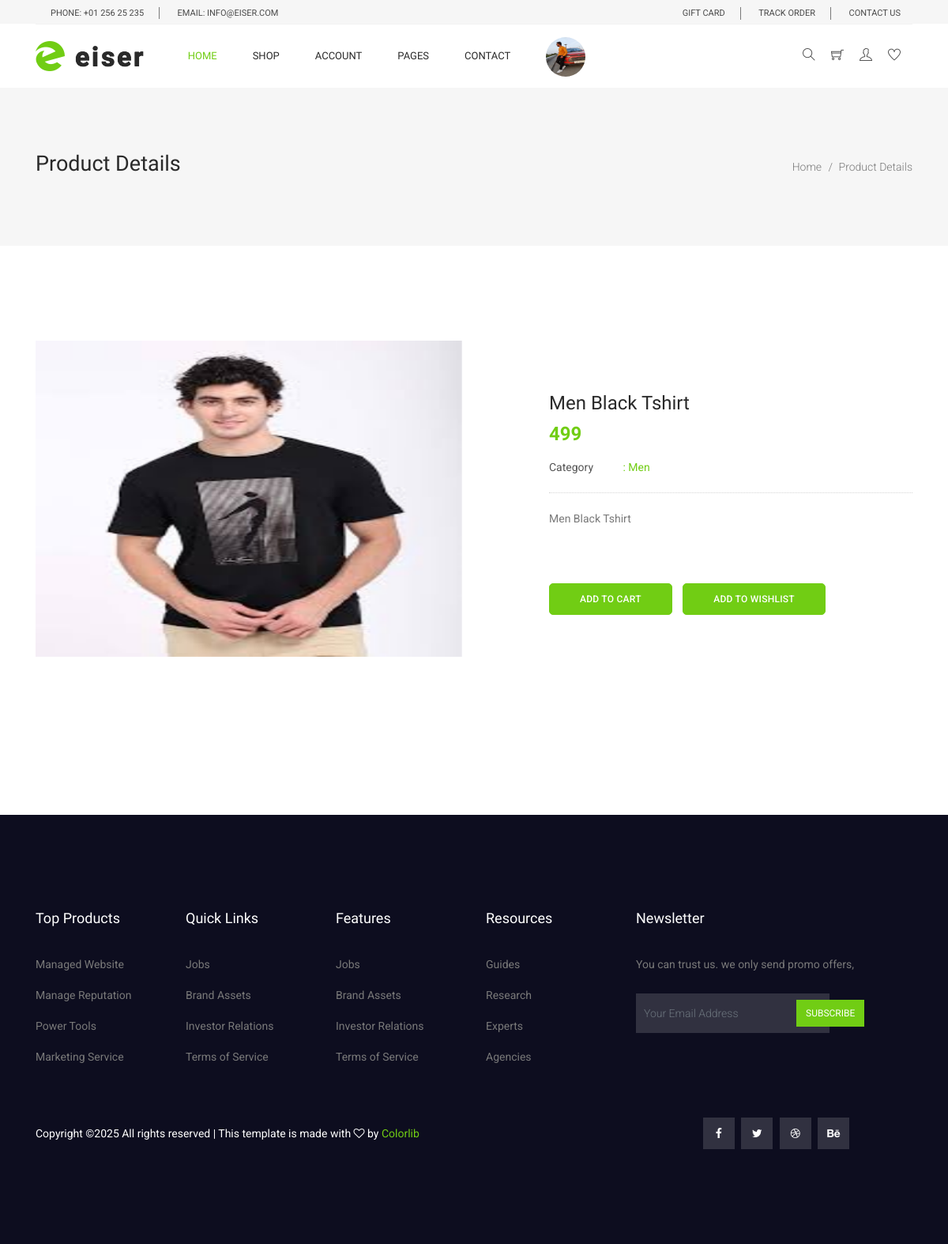
Page /product-details/1/ (signed in) on the committed database.
### myapp/models.py (models this page shows, shortened)
class Product(models.Model):
        category=(
            ("Men","Men"),
            ("Women","Women"),
            ("Kids","Kids"),
            ("Accessories","Accessories"),
        )
        seller=models.ForeignKey(User,on_delete=models.CASCADE)
        product_category=models.CharField(max_length=100,choices=category)
        product_name=models.CharField(max_length=100)
        product_price=models.PositiveIntegerField()
        product_desc=models.TextField()
        product_image=models.ImageField(upload_to="product_image/")

### myapp/views.py (the view)
# urls.py: path('product-details/<int:pk>/',views.product_details,name='product-details'),
def product_details(request,pk):
    wishlist_flag=False
    cart_flag=False
    user=User.objects.get(email=request.session['email'])
    product=Product.objects.get(pk=pk)
    try:
        Wishlist.objects.get(user=user,product=product)
        wishlist_flag=True
    except:
        pass
    try:
        Cart.objects.get(user=user,product=product,payment_status=False)
        cart_flag=True
    except:
        pass
    return render(request,'product-details.html',{'product':product,'wishlist_flag':wishlist_flag,'cart_flag':cart_flag})

### myapp/templates/product-details.html
{% extends 'header.html'%}
{% load static %}
{% block content %}
<!DOCTYPE html>
<html lang="en">
  <head>
  </head>
  <body>
    <section class="banner_area">
      <div class="banner_inner d-flex align-items-center">
        <div class="container">
          <div
            class="banner_content d-md-flex justify-content-between align-items-center"
          >
            <div class="mb-3 mb-md-0">
              <h2>Product Details</h2>
            </div>
            <div class="page_link">
              <a href="/">Home</a>
              <a href="">Product Details</a>
            </div>
          </div>
        </div>
      </div>
    </section>
    <div class="product_image_area">
      <div class="container">
        <div class="row s_product_inner">
          <div class="col-lg-6">
            <div class="s_product_img">
              <div
                id="carouselExampleIndicators"
                class="carousel slide"
                data-ride="carousel"
              >
               <div class="carousel-inner">
                  <div class="carousel-item active">
                    <img
                      class="d-block w-100"
                      src="{{product.product_image.url}}" style="width: 250px;height: 400px; margin-bottom: 200px;"
                      alt="First slide"
                    />
                </div>
              </div>
            </div>
            </div>
          </div>
          <div class="col-lg-5 offset-lg-1">
            <div class="s_product_text">
              <h3>{{product.product_name}}</h3>
              <h2>{{product.product_price}}</h2>
              <ul class="list">
                <li>
                  <a class="active" href="#">
                    <span>Category</span> : {{product.product_category}}</a
                  >
                </li>
              </ul>
              <p>
                    {{product.product_desc}}
              </p>
                <div class="card_area">
                {% if request.session.email %}
                 {% if cart_flag == False %}
                 <a class="main_btn" href="{% url 'add-to-cart' pk=product.pk %}">Add To Cart</a>
                {% else %}
                 <a class="main_btn" href="{% url 'remove-from-cart' pk=product.pk %}">Remove From Cart</a>
                {% endif %}
                {% if wishlist_flag == False %}
                <a class="main_btn" href="{% url 'add-to-wishlist' pk=product.pk %}">Add To Wishlist</a>
                {% else %}
                 <a class="main_btn" href="{% url 'remove-from-wishlist' pk=product.pk %}">Remove From Wishlist</a>
                {% endif %}
                {% else %}
                    <a class="main_btn" href="{% url 'login' %}">Login</a>
                {% endif %}
           </div>
          </div>
        </div>
      </div>
    </div>
</body>
</html>
{% endblock %}

### myapp/static/css/style.css (style rules this page uses)
body { line-height:24px;font-size:14px;font-family:"Roboto",sans-serif;font-weight:normal;color:#797979 }
h1,h2,h3,h4,h5,h6 { font-family:"Heebo",sans-serif;color:#2a2a2a;font-weight:500 }
.list { list-style:none;margin:0px;padding:0px }
a { text-decoration:none;transition:all 0.3s ease-in-out }
ul { list-style-type:none;margin:0;padding:0 }
.active { color:#71cd14 }
.banner_area { position:relative;z-index:1;min-height:200px }
.banner_area .banner_inner { position:relative;overflow:hidden;width:100%;min-height:200px;background:#f6f6f6;z-index:1 }
.banner_area .banner_inner .banner_content { position:relative;z-index:10 }
.banner_area .banner_inner .banner_content h2 { font-size:27px;font-weight:500 }
.banner_area .banner_inner .banner_content .page_link a { font-size:14px;font-weight:300;color:#797979;font-family:"Roboto",sans-serif;margin-right:18px;position:relative }
.banner_area .banner_inner .banner_content .page_link a:before { content:"/";font-size:14px;position:absolute;right:-14px;top:50%;transform:translateY(-50%) }
.banner_area .banner_inner .banner_content .page_link a:last-child { margin-right:0px }
.banner_area .banner_inner .banner_content .page_link a:last-child:before { display:none }
h2 { font-size:30px }
h3 { font-size:24px }
.main_btn { display:inline-block;background:#71cd14;padding:0px 32px;letter-spacing:0.25px;color:#fff;font-family:"Roboto",sans-serif;font-size:12px;font-weight:500;line-height:44px;outline:none !important;box-shadow:none !important;text-align:center;border:1px solid #71cd14;cursor:pointer;text-transform:uppercase;transition:all 300ms linear 0s;border-radius:5px }
.product_image_area { padding-top:120px }
.s_product_img .carousel { position:relative }
.s_product_text { margin-left:-15px;margin-top:65px }
.s_product_text h3 { font-size:24px;font-weight:500;color:#2a2a2a;margin-bottom:10px }
.s_product_text h2 { font-size:24px;font-weight:bold;color:#71cd14;margin-bottom:15px }
.s_product_text .list li { margin-bottom:5px }
.s_product_text .list li a { font-size:14px;font-family:"Roboto",sans-serif;font-weight:normal;color:#555555 }
.s_product_text .list li a span { width:90px;display:inline-block }
.s_product_text .list li a.active { color:#71cd14 }
.s_product_text .list li a.active span { color:#555 }
.s_product_text .list li:last-child { margin-bottom:0px }
.s_product_text p { padding-top:20px;border-top:1px dotted #d5d5d5;margin-top:20px;margin-bottom:70px }
.s_product_text .card_area .main_btn { line-height:38px;padding:0px 38px;text-transform:uppercase;margin-right:10px }

### rows in the picture
Product: product_image (picture), product_name "Men Black Tshirt", product_price "499", product_category "Men", product_desc "Men Black Tshirt"
